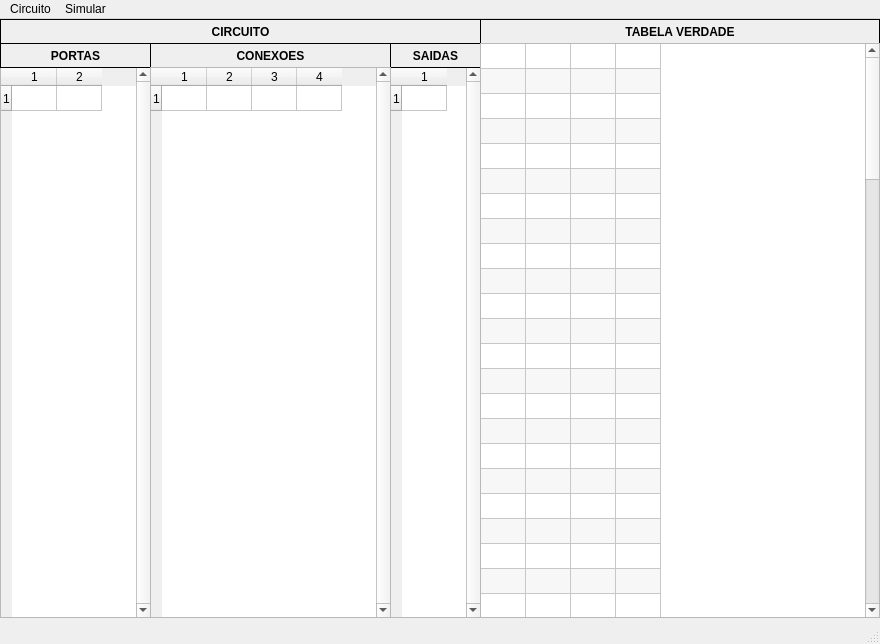
<?xml version="1.0" encoding="UTF-8"?>
<ui version="4.0">
 <class>MainCircuito</class>
 <widget class="QMainWindow" name="MainCircuito">
  <property name="geometry">
   <rect>
    <x>0</x>
    <y>0</y>
    <width>880</width>
    <height>644</height>
   </rect>
  </property>
  <property name="windowTitle">
   <string>Simulador de Circuitos Digitais</string>
  </property>
  <widget class="QWidget" name="centralWidget">
   <widget class="QTableWidget" name="tablePortas">
    <property name="geometry">
     <rect>
      <x>0</x>
      <y>48</y>
      <width>151</width>
      <height>551</height>
     </rect>
    </property>
    <property name="verticalScrollBarPolicy">
     <enum>Qt::ScrollBarAlwaysOn</enum>
    </property>
    <property name="horizontalScrollBarPolicy">
     <enum>Qt::ScrollBarAlwaysOff</enum>
    </property>
    <property name="editTriggers">
     <set>QAbstractItemView::NoEditTriggers</set>
    </property>
    <property name="tabKeyNavigation">
     <bool>false</bool>
    </property>
    <property name="alternatingRowColors">
     <bool>true</bool>
    </property>
    <property name="selectionMode">
     <enum>QAbstractItemView::SingleSelection</enum>
    </property>
    <property name="selectionBehavior">
     <enum>QAbstractItemView::SelectRows</enum>
    </property>
    <property name="rowCount">
     <number>1</number>
    </property>
    <property name="columnCount">
     <number>2</number>
    </property>
    <attribute name="horizontalHeaderVisible">
     <bool>true</bool>
    </attribute>
    <attribute name="horizontalHeaderMinimumSectionSize">
     <number>25</number>
    </attribute>
    <attribute name="horizontalHeaderDefaultSectionSize">
     <number>45</number>
    </attribute>
    <attribute name="horizontalHeaderHighlightSections">
     <bool>false</bool>
    </attribute>
    <attribute name="verticalHeaderVisible">
     <bool>true</bool>
    </attribute>
    <attribute name="verticalHeaderMinimumSectionSize">
     <number>20</number>
    </attribute>
    <attribute name="verticalHeaderDefaultSectionSize">
     <number>25</number>
    </attribute>
    <row/>
    <column/>
    <column/>
   </widget>
   <widget class="QLabel" name="labelPortas">
    <property name="geometry">
     <rect>
      <x>0</x>
      <y>24</y>
      <width>151</width>
      <height>25</height>
     </rect>
    </property>
    <property name="font">
     <font>
      <bold>true</bold>
     </font>
    </property>
    <property name="frameShape">
     <enum>QFrame::Box</enum>
    </property>
    <property name="text">
     <string>PORTAS</string>
    </property>
    <property name="alignment">
     <set>Qt::AlignCenter</set>
    </property>
   </widget>
   <widget class="QTableWidget" name="tableSaidas">
    <property name="geometry">
     <rect>
      <x>390</x>
      <y>48</y>
      <width>91</width>
      <height>551</height>
     </rect>
    </property>
    <property name="verticalScrollBarPolicy">
     <enum>Qt::ScrollBarAlwaysOn</enum>
    </property>
    <property name="horizontalScrollBarPolicy">
     <enum>Qt::ScrollBarAlwaysOff</enum>
    </property>
    <property name="editTriggers">
     <set>QAbstractItemView::NoEditTriggers</set>
    </property>
    <property name="tabKeyNavigation">
     <bool>false</bool>
    </property>
    <property name="alternatingRowColors">
     <bool>true</bool>
    </property>
    <property name="selectionMode">
     <enum>QAbstractItemView::SingleSelection</enum>
    </property>
    <property name="selectionBehavior">
     <enum>QAbstractItemView::SelectRows</enum>
    </property>
    <property name="rowCount">
     <number>1</number>
    </property>
    <property name="columnCount">
     <number>1</number>
    </property>
    <attribute name="horizontalHeaderMinimumSectionSize">
     <number>25</number>
    </attribute>
    <attribute name="horizontalHeaderDefaultSectionSize">
     <number>45</number>
    </attribute>
    <attribute name="horizontalHeaderHighlightSections">
     <bool>false</bool>
    </attribute>
    <attribute name="verticalHeaderMinimumSectionSize">
     <number>20</number>
    </attribute>
    <attribute name="verticalHeaderDefaultSectionSize">
     <number>25</number>
    </attribute>
    <row/>
    <column/>
   </widget>
   <widget class="QLabel" name="labelSaidas">
    <property name="geometry">
     <rect>
      <x>390</x>
      <y>24</y>
      <width>91</width>
      <height>25</height>
     </rect>
    </property>
    <property name="font">
     <font>
      <bold>true</bold>
     </font>
    </property>
    <property name="frameShape">
     <enum>QFrame::Box</enum>
    </property>
    <property name="text">
     <string>SAIDAS</string>
    </property>
    <property name="alignment">
     <set>Qt::AlignCenter</set>
    </property>
   </widget>
   <widget class="QLabel" name="labelCircuito">
    <property name="geometry">
     <rect>
      <x>0</x>
      <y>0</y>
      <width>481</width>
      <height>25</height>
     </rect>
    </property>
    <property name="font">
     <font>
      <bold>true</bold>
     </font>
    </property>
    <property name="frameShape">
     <enum>QFrame::Box</enum>
    </property>
    <property name="text">
     <string>CIRCUITO</string>
    </property>
    <property name="alignment">
     <set>Qt::AlignCenter</set>
    </property>
   </widget>
   <widget class="QLabel" name="labelTabelaVerdade">
    <property name="geometry">
     <rect>
      <x>480</x>
      <y>0</y>
      <width>400</width>
      <height>25</height>
     </rect>
    </property>
    <property name="font">
     <font>
      <bold>true</bold>
     </font>
    </property>
    <property name="frameShape">
     <enum>QFrame::Box</enum>
    </property>
    <property name="text">
     <string>TABELA VERDADE</string>
    </property>
    <property name="alignment">
     <set>Qt::AlignCenter</set>
    </property>
   </widget>
   <widget class="QTableWidget" name="tableTabelaVerdade">
    <property name="geometry">
     <rect>
      <x>480</x>
      <y>24</y>
      <width>400</width>
      <height>575</height>
     </rect>
    </property>
    <property name="verticalScrollBarPolicy">
     <enum>Qt::ScrollBarAlwaysOn</enum>
    </property>
    <property name="horizontalScrollBarPolicy">
     <enum>Qt::ScrollBarAsNeeded</enum>
    </property>
    <property name="editTriggers">
     <set>QAbstractItemView::NoEditTriggers</set>
    </property>
    <property name="tabKeyNavigation">
     <bool>false</bool>
    </property>
    <property name="alternatingRowColors">
     <bool>true</bool>
    </property>
    <property name="selectionMode">
     <enum>QAbstractItemView::NoSelection</enum>
    </property>
    <property name="selectionBehavior">
     <enum>QAbstractItemView::SelectItems</enum>
    </property>
    <property name="rowCount">
     <number>99</number>
    </property>
    <property name="columnCount">
     <number>4</number>
    </property>
    <attribute name="horizontalHeaderVisible">
     <bool>false</bool>
    </attribute>
    <attribute name="horizontalHeaderMinimumSectionSize">
     <number>25</number>
    </attribute>
    <attribute name="horizontalHeaderDefaultSectionSize">
     <number>45</number>
    </attribute>
    <attribute name="horizontalHeaderHighlightSections">
     <bool>false</bool>
    </attribute>
    <attribute name="verticalHeaderVisible">
     <bool>false</bool>
    </attribute>
    <attribute name="verticalHeaderDefaultSectionSize">
     <number>25</number>
    </attribute>
    <attribute name="verticalHeaderHighlightSections">
     <bool>false</bool>
    </attribute>
    <row/>
    <row/>
    <row/>
    <row/>
    <row/>
    <row/>
    <row/>
    <row/>
    <row/>
    <row/>
    <row/>
    <row/>
    <row/>
    <row/>
    <row/>
    <row/>
    <row/>
    <row/>
    <row/>
    <row/>
    <row/>
    <row/>
    <row/>
    <row/>
    <row/>
    <row/>
    <row/>
    <row/>
    <row/>
    <row/>
    <row/>
    <row/>
    <row/>
    <row/>
    <row/>
    <row/>
    <row/>
    <row/>
    <row/>
    <row/>
    <row/>
    <row/>
    <row/>
    <row/>
    <row/>
    <row/>
    <row/>
    <row/>
    <row/>
    <row/>
    <row/>
    <row/>
    <row/>
    <row/>
    <row/>
    <row/>
    <row/>
    <row/>
    <row/>
    <row/>
    <row/>
    <row/>
    <row/>
    <row/>
    <row/>
    <row/>
    <row/>
    <row/>
    <row/>
    <row/>
    <row/>
    <row/>
    <row/>
    <row/>
    <row/>
    <row/>
    <row/>
    <row/>
    <row/>
    <row/>
    <row/>
    <row/>
    <row/>
    <row/>
    <row/>
    <row/>
    <row/>
    <row/>
    <row/>
    <row/>
    <row/>
    <row/>
    <row/>
    <row/>
    <row/>
    <row/>
    <row/>
    <row/>
    <row/>
    <column/>
    <column/>
    <column/>
    <column/>
   </widget>
   <widget class="QLabel" name="labelConexoes">
    <property name="geometry">
     <rect>
      <x>150</x>
      <y>24</y>
      <width>241</width>
      <height>25</height>
     </rect>
    </property>
    <property name="font">
     <font>
      <bold>true</bold>
     </font>
    </property>
    <property name="frameShape">
     <enum>QFrame::Box</enum>
    </property>
    <property name="text">
     <string>CONEXOES</string>
    </property>
    <property name="alignment">
     <set>Qt::AlignCenter</set>
    </property>
   </widget>
   <widget class="QTableWidget" name="tableConexoes">
    <property name="geometry">
     <rect>
      <x>150</x>
      <y>48</y>
      <width>241</width>
      <height>551</height>
     </rect>
    </property>
    <property name="verticalScrollBarPolicy">
     <enum>Qt::ScrollBarAlwaysOn</enum>
    </property>
    <property name="horizontalScrollBarPolicy">
     <enum>Qt::ScrollBarAlwaysOff</enum>
    </property>
    <property name="editTriggers">
     <set>QAbstractItemView::NoEditTriggers</set>
    </property>
    <property name="tabKeyNavigation">
     <bool>false</bool>
    </property>
    <property name="alternatingRowColors">
     <bool>true</bool>
    </property>
    <property name="selectionMode">
     <enum>QAbstractItemView::SingleSelection</enum>
    </property>
    <property name="selectionBehavior">
     <enum>QAbstractItemView::SelectRows</enum>
    </property>
    <property name="rowCount">
     <number>1</number>
    </property>
    <property name="columnCount">
     <number>4</number>
    </property>
    <attribute name="horizontalHeaderVisible">
     <bool>true</bool>
    </attribute>
    <attribute name="horizontalHeaderMinimumSectionSize">
     <number>25</number>
    </attribute>
    <attribute name="horizontalHeaderDefaultSectionSize">
     <number>45</number>
    </attribute>
    <attribute name="horizontalHeaderHighlightSections">
     <bool>false</bool>
    </attribute>
    <attribute name="verticalHeaderVisible">
     <bool>true</bool>
    </attribute>
    <attribute name="verticalHeaderMinimumSectionSize">
     <number>20</number>
    </attribute>
    <attribute name="verticalHeaderDefaultSectionSize">
     <number>25</number>
    </attribute>
    <row/>
    <column/>
    <column/>
    <column/>
    <column/>
   </widget>
  </widget>
  <widget class="QMenuBar" name="menuBar">
   <property name="geometry">
    <rect>
     <x>0</x>
     <y>0</y>
     <width>880</width>
     <height>22</height>
    </rect>
   </property>
   <widget class="QMenu" name="menuCircuito">
    <property name="title">
     <string>Circuito</string>
    </property>
    <addaction name="actionNovo"/>
    <addaction name="actionLer"/>
    <addaction name="actionSalvar"/>
    <addaction name="separator"/>
    <addaction name="actionSair"/>
   </widget>
   <widget class="QMenu" name="menuSimular">
    <property name="title">
     <string>Simular</string>
    </property>
    <addaction name="actionGerar_tabela"/>
   </widget>
   <addaction name="menuCircuito"/>
   <addaction name="menuSimular"/>
  </widget>
  <widget class="QStatusBar" name="statusBar"/>
  <action name="actionNovo">
   <property name="text">
    <string>Novo...</string>
   </property>
  </action>
  <action name="actionLer">
   <property name="text">
    <string>Ler...</string>
   </property>
  </action>
  <action name="actionSalvar">
   <property name="text">
    <string>Salvar...</string>
   </property>
  </action>
  <action name="actionSair">
   <property name="text">
    <string>Sair</string>
   </property>
  </action>
  <action name="actionGerar_tabela">
   <property name="text">
    <string>Gerar tabela</string>
   </property>
  </action>
 </widget>
 <layoutdefault spacing="6" margin="11"/>
 <resources/>
 <connections/>
</ui>
